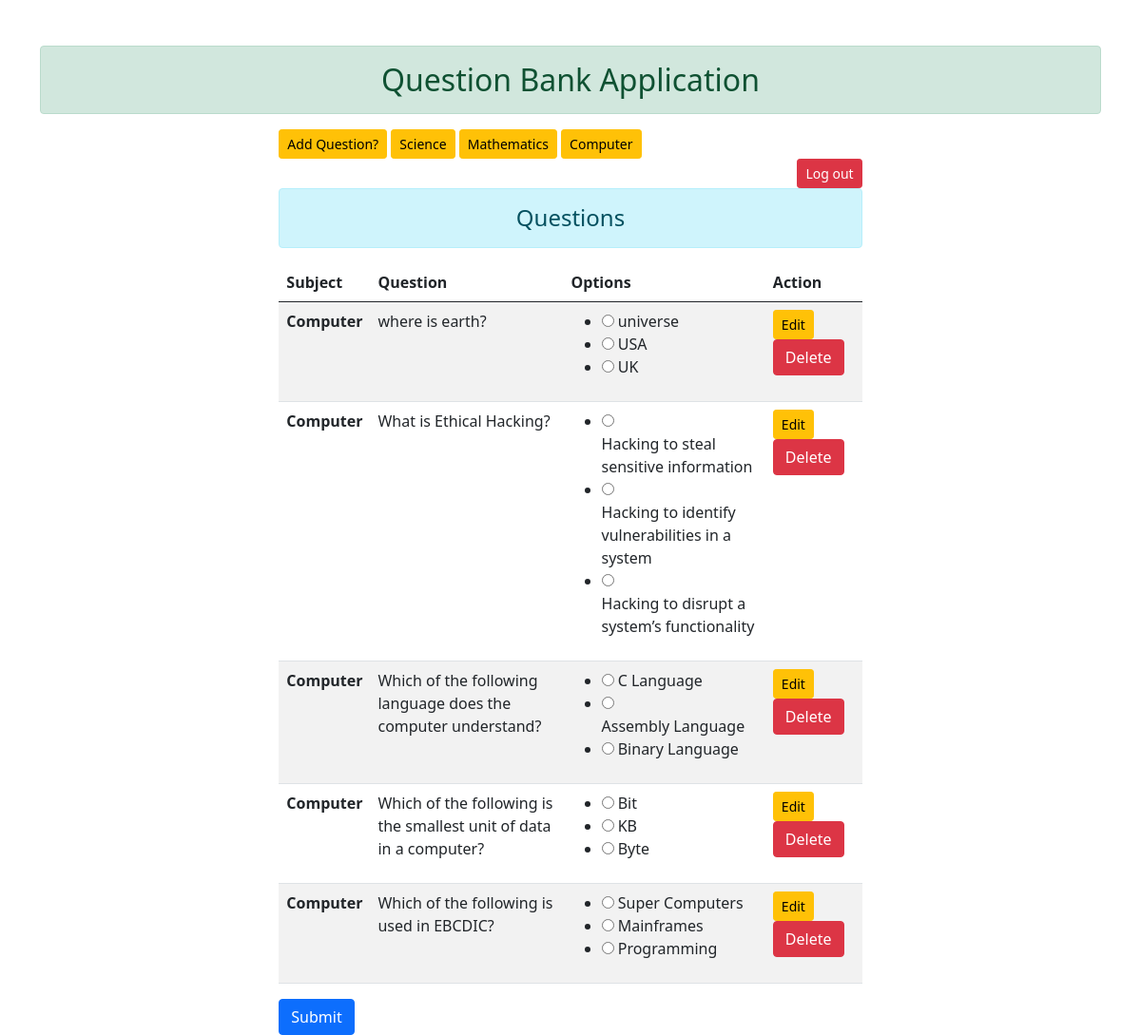
Screenshot of /questions_computer/ (signed in) with the database file from the repository.
### question_bank/models.py (models this page shows, shortened)
class Question(models.Model):
    qus = models.TextField()
    subject = models.ForeignKey(Subject, on_delete=models.CASCADE)

class Subject(models.Model):
    name = models.CharField(max_length=100)
    def __str__(self):
        return self.name

class Option(models.Model):
    text = models.CharField(max_length=100)
    question = models.ForeignKey(Question, on_delete=models.CASCADE)
    is_correct = models.BooleanField(default=False)

### question_bank/views.py (the view)
# urls.py: path('questions_computer/',views.submit_answers2,name='computer'),
@login_required(login_url='/login')
def submit_answers2(request):
    if request.method == 'POST':
        num_questions = int(request.POST.get('num_questions', 0))
        max_question_id = 0
        for key in request.POST.keys():
            if key.startswith('question_'):
                question_id = int(key.split('_')[1])  # Extract numerical part of the key
                max_question_id = max(max_question_id, question_id)
        total_marks = 0
        for question_id in range(1, max_question_id + 1):
            option_id = request.POST.get(f'question_{question_id}')
            if option_id == 'None':
                continue
            try:
                option = Option.objects.get(pk=option_id, question_id=question_id)
            except Option.DoesNotExist:
                messages.error(request, f'Option with ID {option_id} for question {question_id} does not exist.')
                continue
            if option.is_correct:
                total_marks += 1
            incorrect=num_questions-total_marks
            percentage=((total_marks/num_questions)*100)
        return render(request,'question_bank/result.html',{'total':num_questions,'correct':total_marks,
                                                           'wrong':incorrect,'percent':percentage,'score':total_marks})
    else:
        question_form = QuestionForm()
        option_forms = [OptionForm(prefix=str(i)) for i in range(3)]  # Create three empty OptionForm instances
    stud=Question.objects.filter(subject_id=3)
    return render(request, 'question_bank/question.html', {'stud':stud,})

### question_bank/templates/question_bank/question.html (shortened to what this page needs)
{% extends "question_bank/base.html" %}
{% block content %}
    <div class="col-sm-10 offset-1">
        <a href="{% url 'create_question' %}" class="btn btn-warning btn-sm">Add Question?</a>
        <a href="{% url 'submit_answers' %}" class="btn btn-warning btn-sm">Science</a>
        <a href="{% url 'maths' %}" class="btn btn-warning btn-sm">Mathematics</a>
        <a href="{% url 'computer' %}" class="btn btn-warning btn-sm">Computer</a>
        <div class="me-auto text-end">
        <a href="{% url 'logout' %}" class="btn btn-danger btn-sm">Log out</a>
    </div>
        <form method="POST" action="{% url 'submit_answers' %}">
            <h4 class="text-center alert alert-info">Questions</h4>
            {% if stud %}
            <table class="table table-striped table-hover">
                <thead>
                    <tr>
                        <th scope="col">Subject</th>
                        <th scope="col">Question</th>
                        <th scope="col">Options</th>
                        <th scope="col">Action</th>
                    </tr>
                </thead>
                <tbody>
                    {% for i in stud %}
                    <tr>
                        <th scope="row">{{ i.subject }}</th>
                        <td>{{ i.qus }}</td>
                        <td>
                            <ul>
                                {% for option in i.option_set.all %}
                            <li>
                                <input type="radio" id="option_{{ option.id }}" name="question_{{ i.id }}" value="{{ option.id }}">
                                <label for="option_{{ option.id }}">{{ option.text }}</label>
                            </li>
                            {% endfor %}
                            </ul>
                        </td>
                        <td>
                            <a href="{% url 'question_detail' i.id %}" class="btn btn-warning btn-sm">Edit</a>
                            <form action="{% url 'delete_question' i.id %}" method="POST" class="d-inline"> {% csrf_token %}
                                <input type="submit" class="btn btn-danger" value="Delete">
                            </form>
                        </td>
                    </tr>
                    {% endfor %}
                </tbody>
            </table>
        {% endif %}
        <button type="submit" class="btn btn-primary">Submit</button>
    </div>
    {% endblock %}

### question_bank/templates/question_bank/base.html (style rules this page uses)
a { text-decoration: none; color: black; }

### rows the page displays
Question: subject "Computer", qus "where is earth?"
Option: text "universe"
Option: text "USA"
Option: text "UK"
Question: subject "Computer", qus "What is Ethical Hacking?"
Option: text "Hacking to steal sensitive information"
Option: text "Hacking to identify vulnerabilities in a system"
Option: text "Hacking to disrupt a system’s functionality"
Question: subject "Computer", qus "Which of the following language does the computer understand?"
Option: text "C Language"
Option: text "Assembly Language"
Option: text "Binary Language"
Question: subject "Computer", qus "Which of the following is the smallest unit of data in a computer?"
Option: text "Bit"
Option: text "KB"
Option: text "Byte"
Question: subject "Computer", qus "Which of the following is used in EBCDIC?"
Option: text "Super Computers"
Option: text "Mainframes"
Option: text "Programming"
